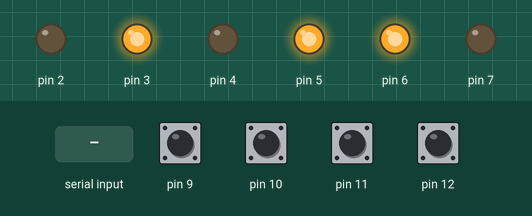
This sketch was run on a simulated Arduino Uno, built with avr-gcc and run on an emulated ATmega328P. Shown: output pins drawn as LEDs (lit = HIGH). The inputs (shaded band) are chosen by the test bench; at power-on: pin 9–12 HIGH. Random numbers use the default seed unless the sketch sets one; what the sketch prints to the serial monitor is not drawn.

Above: at 1.2 s.
1.3 s: "1\n" received over Serial
At 2.0 s:
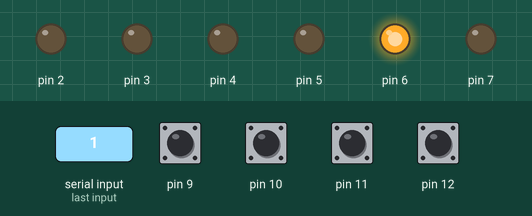
2.8 s: pin 10 pulled LOW for 0.15 s
At 4.0 s:
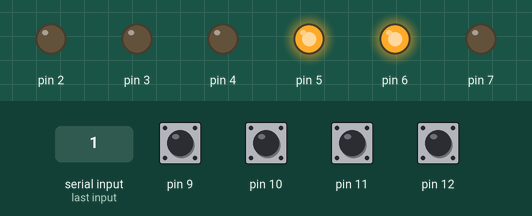
4.4 s: pin 11 pulled LOW for 0.15 s
At 5.0 s:
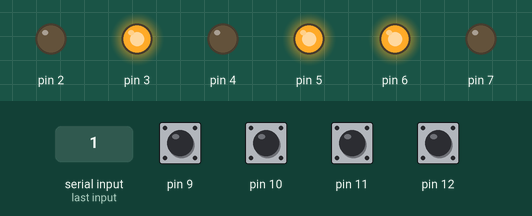
7.5 s: pin 10 driven LOW and pin 11 driven LOW
At 9.8 s:
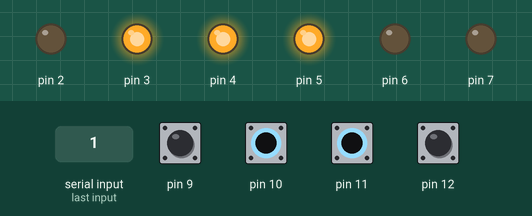
Timing chart, 0 to 11.1 s (numbered marks = the images above; inputs shaded):
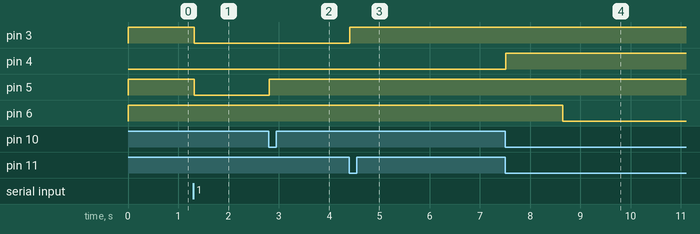

Measured:
- after the input at 1.3 s, pin 3, pin 5: HIGH → LOW at once
- after the input at 2.8 s, pin 5: LOW → HIGH at once
- after the input at 4.4 s, pin 3: LOW → HIGH at once
- after the input at 7.5 s, pin 4: LOW → HIGH at once; pin 6: HIGH → LOW after 1.2 s

The sketch:

mytimer.ino
```cpp
#include "mytimer.h"

MyTimer::MyTimer() {
}

void MyTimer::set_timer(unsigned long period) {
  stop_called = false;
  _is_reached = false;
  _period = period;
  _start_time = micros();
}

bool MyTimer::is_time_reached() {
  if(!stop_called){
    if(!_is_reached){
      _current_time = micros();
      if (_period < _current_time - _start_time){
        _is_reached = true;
        return true;
      }
      else
        return false;
    }
    else
      return true;
  }
  else
    return false;

}
void MyTimer::stop_timer(){
  stop_called = true;
}
```

mytimer.h
```cpp
#ifndef MYTIMER_H
#define MYTIMER_H
class MyTimer {
  public:
    MyTimer();
    bool is_time_reached();
    void set_timer(unsigned long);
    void stop_timer();
  private:
    unsigned long _start_time = 0;
    unsigned long _period = 0;
    unsigned long _current_time = 0;
    boolean _is_reached = false;
    boolean stop_called = false;
};

#endif
```

Source omitted: Laser_Bird.ino (19086 bytes)
